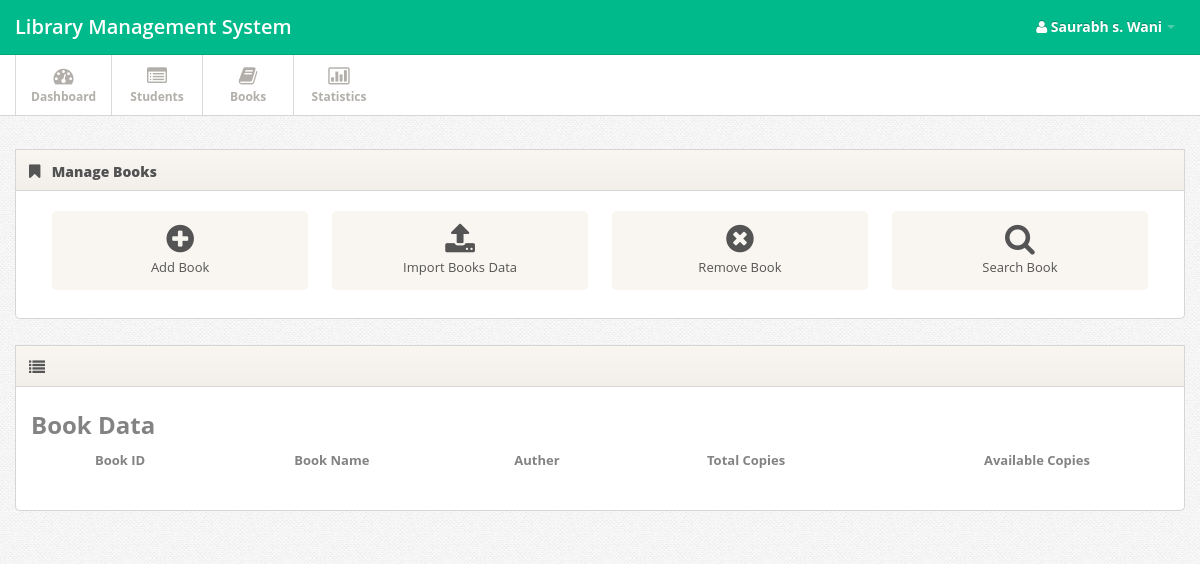
/books.php (signed in), run on an earlier commit of the app's database.
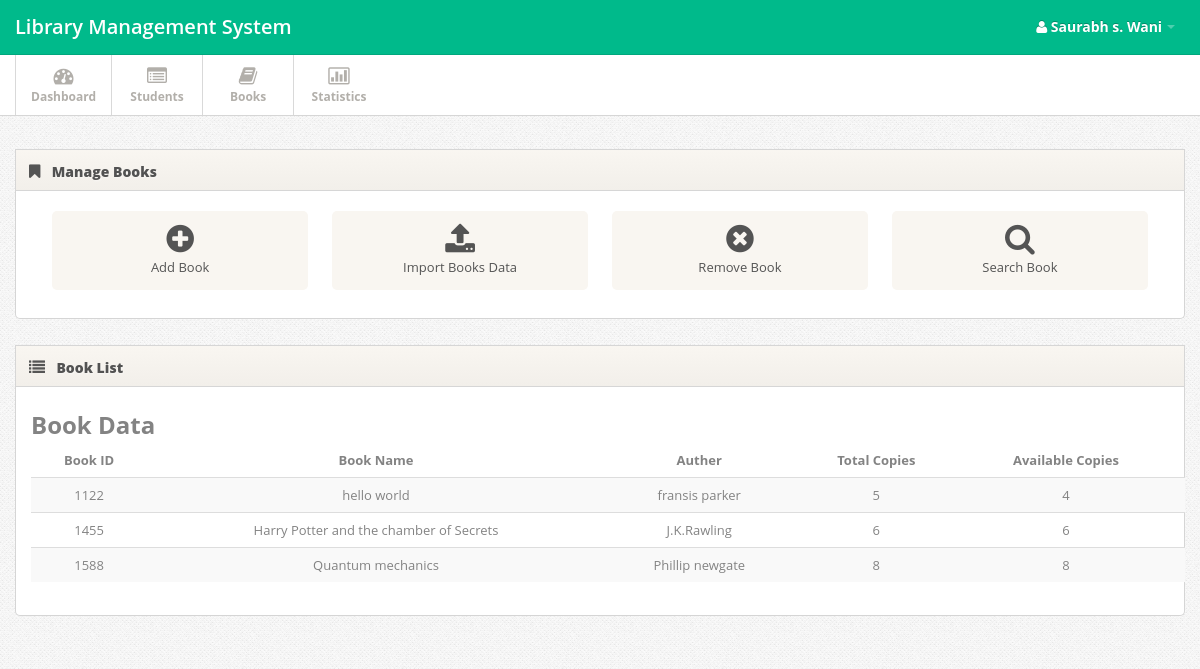
And on a later commit of the database.
### tables this page shows
CREATE TABLE `books` (
  `bk_id` int(10) UNSIGNED NOT NULL,
  `book_name` varchar(50) NOT NULL,
  `auther` varchar(30) NOT NULL,
  `toatal_cp` int(5) NOT NULL,
  `cp_left` int(5) NOT NULL
);

### fun.php (called while the page is built, shortened)
<?php
function select($var,$col,$condtn)
{
	$query="SELECT $var FROM $col $condtn";
	$sql=mysqli_query($GLOBALS['connection'],$query);
	return $sql;
}
?>

### books.php (the view, shortened to what this page needs)
<?php
include('header.php');
?>
<div class="span12">
  <div class="widget">
    <div class="widget-header"> <i class="icon-bookmark"></i>
      <h3>Manage Books</h3>
    </div>
    <div class="widget-content">
      <div class="shortcuts">
        <a href="#myModal" role="button" data-toggle="modal" class="shortcut"><i class="shortcut-icon icon-plus-sign"></i><span class="shortcut-label">Add Book</span> </a>
        <a href="javascript:;" class="shortcut"><i class="shortcut-icon icon-upload-alt"></i> <span class="shortcut-label">Import Books Data</span> </a>
        <a href="#myModal2" role="button" data-toggle="modal" class="shortcut"><i class="shortcut-icon icon-remove-sign"></i> <span class="shortcut-label">Remove Book</span> </a>
        <a href="#myModal0" role="button" data-toggle="modal" class="shortcut"><i class="shortcut-icon icon-search"></i> <span class="shortcut-label">Search Book</span> </a>
      </div>
    </div>
  </div>
<div class="widget">
    <div class="widget-header"> <i class='icon-list'></i>
      <h3><?php
      $result=select("*","books","WHERE 1");
      $row=mysqli_num_rows($result);
      if($row!=0){ ?>
          Book List
      <?php } ?>
    </h3>
  </div>
  <div class="widget-content">
    <div class="container">
      <h2>Book Data</h2>
      <table class="table table-striped">
        <thead>
          <tr>
            <th><center>Book ID</center></th>
            <th><center>Book Name</center></th>
            <th><center>Auther</center></th>
            <th><center>Total Copies</center></th>
            <th><center>Available Copies</center></th>
          </tr>
        </thead>
        <tbody>
          <?php
          $result=select("*","books","WHERE 1");
          while($std=mysqli_fetch_assoc($result))
          {
            echo "<tr>
            <td><center> ".$std['bk_id']."</center></td>
            <td><center> ".$std['book_name']."</center></td>
            <td><center> ".$std['auther']."</center></td>
            <td><center> ".$std['toatal_cp']."</center></td>
              <td><center> ".$std['cp_left']."</center></td>
            <td><center>
            <b> ";?>
            <?php
              echo "</a></center></td>
              </tr>";
            }
            ?>
          </tbody>
        </table>
      </div>
    </div>
  </div>
<?php
include('footer.php');
?>

### header.php (shortened to what this page needs)
<?php include_once('security.php');include_once('fun.php');
securityforpage();?>
<!DOCTYPE html>
<html lang="en">
<head>
  <link href="css/bootstrap.min.css" rel="stylesheet">
  <link href="css/bootstrap-responsive.min.css" rel="stylesheet">
  <link href="css/font-awesome.css" rel="stylesheet">
  <link href="css/style.css" rel="stylesheet">
  <link href="css/pages/dashboard.css" rel="stylesheet">
<link href="css/pages/signin.css" rel="stylesheet" type="text/css">
  </head>
  <body>
    <div class="navbar navbar-fixed-top">
      <div class="navbar-inner">
        <div class="container"> <a class="brand" href="index.html">Library Management System</a>
          <div class="nav-collapse">
            <ul class="nav pull-right">
              <li class="dropdown"><a href="#" class="dropdown-toggle" data-toggle="dropdown"><?php echo "<b style='font-size: 14px;'><i class='icon-user'></i> ".$_SESSION['sn']."</b>";?> <b class="caret"></b></a>
              </li>
            </ul>
      </div>
    </div>
  </div>
</div>
<div class="subnavbar">
  <div class="subnavbar-inner">
    <div class="container">
      <ul class="mainnav">
        <li class=" <?php if($_GET['page']=='Dashboard'){ echo 'active';} ?>"><a href="index.php?page=Dashboard"><i class="icon-dashboard"></i><span>Dashboard</span> </a> </li>
        <li class="<?php if($_GET['page']=='IMPORT-EXPORT'){ echo 'active';} ?>"><a href="gt.php?page=IMPORT-EXPORT"><i class="icon-list-alt"></i><span>Students</span> </a> </li>
        <li class="<?php if($_GET['page']=='Books'){ echo 'active';} ?>"><a href="gt1.php?page=Books"><i class="icon-book"></i><span>Books</span> </a> </li>
        <?php if ($_SESSION['category']==0): ?>
        <li class="<?php if($_GET['page']=='Statistics'){ echo 'active';} ?>"><a href="gt2.php?page=Statistics"><i class="icon-bar-chart"></i><span>Statistics</span> </a> </li>
        <?php endif;?>
      </ul>
    </div>
  </div>
</div>
  <div class="main-inner">
    <div class="container">
      <div class="row">

### footer.php (shortened to what this page needs)
</div>
</div>
</div>
</body>
</html>

### css/style.css (style rules this page uses)
body { background: #f9f6f1; font: 13px/1.7em 'Open Sans'; }
.table td { vertical-align: middle; }
.navbar .container { position: relative; }
.navbar-inner { padding: 7px 0; background: #00ba8b !important; -moz-border-radius: 0; -webkit-border-radius: 0; border-radius: 0; }
.navbar-fixed-top { position: static; }
.navbar .nav a { font-size: 11px; }
.navbar .nav>li>a { color:#fff !important; }
.navbar .brand { font-weight: 600; position: relative; top: 2px; }
.subnavbar { margin-bottom: 2.5em; }
.subnavbar-inner { height: 60px; background: #fff; border-bottom: 1px solid #d6d6d6; }
.subnavbar .container > ul { display: inline-block; height: 80px; padding: 0; margin: 0; }
.subnavbar .container > ul > li { float: left; min-width: 90px; height: 60px; padding: 0; margin: 0; text-align: center; list-style: none; border-left: 1px solid #d9d9d9; }
.subnavbar .container > ul > li > a { display: block; height: 100%; padding: 0 15px; font-size: 12px; font-weight: bold; color: #b2afaa; }
.subnavbar .container > ul > li > a > i { display: inline-block; width: 24px; height: 24px; margin-top: 11px; margin-bottom: -3px; font-size: 20px; }
.subnavbar .container > ul > li > a > span { display: block; }
.widget { position: relative; clear: both; width: auto; margin-bottom: 2em; overflow: hidden; }
.widget-header { position: relative; height: 40px; line-height: 40px; background: #f9f6f1; background:-moz-linear-gradient(top, #f9f6f1 0%, #f2efea 100%); background:-webkit-gradient(linear, left top, left bottom, color-stop(0%,#f9f6f1), color-stop(100%,#f2efea)); background:-webkit-linear-gradient(top, #f9f6f1 0%,#f2efea 100%); background:-o-linear-gradient(top, #f9f6f1 0%,#f2efea 100%); background:-ms-linear-gradient(top, #f9f6f1 0%,#f2efea 100%); background:linear-gradient(top, #f9f6f1 0%,#f2efea 100%); filter: progid:DXImageTransform.Microsoft.gradient(startColorstr='#f9f6f1', endColorstr='#f2efea'); -ms-filter: "progid:DXImageTransform.Microsoft.gradient(startColorstr='#f9f6f1', endColorstr='#f2efea')"; border: 1px solid #d6d6d6; -webkit-background-clip: padding-box; }
.widget-header h3 { position: relative; top: 2px; left: 10px; display: inline-block; margin-right: 3em; font-size: 14px; font-weight: 800; color: #525252; line-height: 18px; text-shadow: 1px 1px 2px rgba(255,255,255,.5); }
.widget-header [class^="icon-"], .widget-header [class*=" icon-"] { display: inline-block; margin-left: 13px; margin-right: -2px; font-size: 16px; color: #555; vertical-align: middle; }
.widget-content { padding: 20px 15px 15px; background: #FFF; border: 1px solid #D5D5D5; -moz-border-radius: 5px; -webkit-border-radius: 5px; border-radius: 5px; }
.widget-header+.widget-content { border-top: none; -webkit-border-top-left-radius: 0; -webkit-border-top-right-radius: 0; -moz-border-radius-topleft: 0; -moz-border-radius-topright: 0; border-top-left-radius: 0; border-top-right-radius: 0; }
.widget-content:before, .widget-content:after { content:""; display:table; }
.widget-content:after { clear:both; }
.widget-content { zoom:1; }

### css/pages/dashboard.css (style rules this page uses)
.shortcuts { text-align: center; }
.shortcuts .shortcut { width: 22.50%; display: inline-block; padding: 12px 0; margin: 0 .9% 1em; vertical-align: top; text-decoration: none; background: #f9f6f1; border-radius: 5px; }
.shortcuts .shortcut .shortcut-icon { margin-top: .25em; margin-bottom: .25em; font-size: 32px; color: #545454; }
.shortcuts .shortcut-label { display: block; font-weight: 400; color: #545454; }

### css/pages/signin.css (style rules this page uses)
body { background: url(../../images/body-bg.png); color:#838383; font: 13px/1.7em 'Open Sans'; }

What changed in the data, as far as the page shows it:
added books: bk_id "1122", book_name "hello world", auther "fransis parker", toatal_cp "5", cp_left "4"
added books: bk_id "1455", book_name "Harry Potter and the chamber of Secrets", auther "J.K.Rawling", toatal_cp "6", cp_left "6"
added books: bk_id "1588", book_name "Quantum mechanics", auther "Phillip newgate", toatal_cp "8", cp_left "8"
Also different on the page:
text now shown: "Book List"
